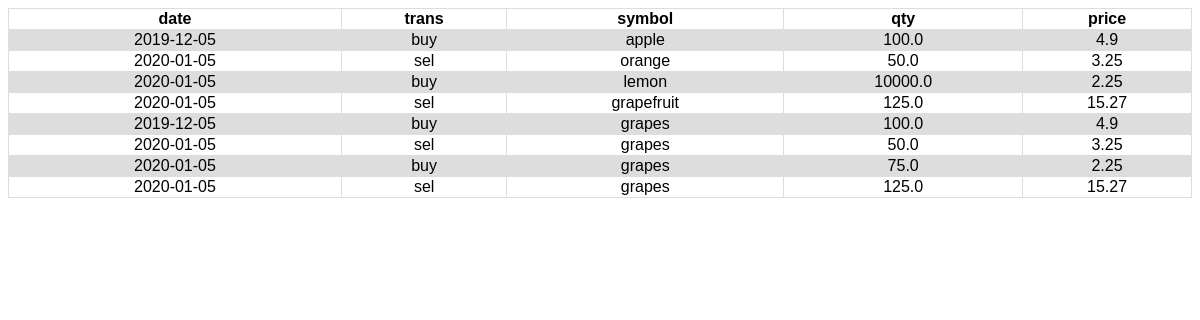
Page /data on the committed database.
### tables this page shows
CREATE TABLE stocks
		   (data text, trans text, symbol text, qty real, price real);

### exercises.py (the view)
@app.route('/data')
def students():
	with sql.connect(DATABASE) as con:
		cur = con.cursor()
	data = cur.execute('select * from stocks')
	return render_template('data.html', data = data)

### templates/data.html (shortened to what this page needs)
<!DOCTYPE html>
<html lang="en">
<head>
</head>
<body>
    <table>
        <tr>
            <th>date</th>
            <th>trans</th>
            <th>symbol</th>
            <th>qty</th>
            <th>price</th>
        </tr>
        {% for row in data %}
            <tr>
                <td>{{row[0]}}</td>
                <td>{{row[1]}}</td>
                <td>{{row[2]}}</td>
                <td>{{row[3]}}</td>
                <td>{{row[4]}}</td>
            </tr>
        {% endfor %}
    </table>
</body>
</html>

### templates/data.html (style rules this page uses)
table { font-family: arial, sans-serif; border-collapse: collapse; width: 100%; }
td, th { border: 1px solid #dddddd; text-align: center; }
tr:nth-child(even) { background-color: #dddddd; }

### rows in the picture
stocks: data "2019-12-05", trans "buy", symbol "apple", qty "100.0", price "4.9"
stocks: data "2020-01-05", trans "sel", symbol "orange", qty "50.0", price "3.25"
stocks: data "2020-01-05", trans "buy", symbol "lemon", qty "10000.0", price "2.25"
stocks: data "2020-01-05", trans "sel", symbol "grapefruit", qty "125.0", price "15.27"
stocks: data "2019-12-05", trans "buy", symbol "grapes", qty "100.0", price "4.9"
stocks: data "2020-01-05", trans "sel", symbol "grapes", qty "50.0", price "3.25"
stocks: data "2020-01-05", trans "buy", symbol "grapes", qty "75.0", price "2.25"
stocks: data "2020-01-05", trans "sel", symbol "grapes", qty "125.0", price "15.27"
